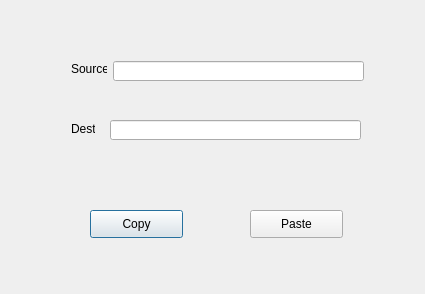
<?xml version="1.0" encoding="UTF-8"?>
<ui version="4.0">
 <class>Dialog</class>
 <widget class="QDialog" name="Dialog">
  <property name="geometry">
   <rect>
    <x>0</x>
    <y>0</y>
    <width>425</width>
    <height>294</height>
   </rect>
  </property>
  <property name="windowTitle">
   <string>Dialog</string>
  </property>
  <widget class="QLineEdit" name="lineEdit">
   <property name="geometry">
    <rect>
     <x>113</x>
     <y>61</y>
     <width>251</width>
     <height>20</height>
    </rect>
   </property>
  </widget>
  <widget class="QLabel" name="label">
   <property name="geometry">
    <rect>
     <x>71</x>
     <y>61</y>
     <width>36</width>
     <height>16</height>
    </rect>
   </property>
   <property name="minimumSize">
    <size>
     <width>36</width>
     <height>0</height>
    </size>
   </property>
   <property name="text">
    <string>Source</string>
   </property>
  </widget>
  <widget class="QPushButton" name="pushButton">
   <property name="geometry">
    <rect>
     <x>90</x>
     <y>210</y>
     <width>93</width>
     <height>28</height>
    </rect>
   </property>
   <property name="text">
    <string>Copy</string>
   </property>
  </widget>
  <widget class="QPushButton" name="pushButton_2">
   <property name="geometry">
    <rect>
     <x>250</x>
     <y>210</y>
     <width>93</width>
     <height>28</height>
    </rect>
   </property>
   <property name="text">
    <string>Paste</string>
   </property>
  </widget>
  <widget class="QLineEdit" name="lineEdit_2">
   <property name="geometry">
    <rect>
     <x>110</x>
     <y>120</y>
     <width>251</width>
     <height>20</height>
    </rect>
   </property>
  </widget>
  <widget class="QLabel" name="label_2">
   <property name="geometry">
    <rect>
     <x>71</x>
     <y>121</y>
     <width>24</width>
     <height>16</height>
    </rect>
   </property>
   <property name="text">
    <string>Dest</string>
   </property>
  </widget>
 </widget>
 <resources/>
 <connections>
  <connection>
   <sender>pushButton</sender>
   <signal>pressed()</signal>
   <receiver>lineEdit</receiver>
   <slot>selectAll()</slot>
   <hints>
    <hint type="sourcelabel">
     <x>141</x>
     <y>221</y>
    </hint>
    <hint type="destinationlabel">
     <x>140</x>
     <y>74</y>
    </hint>
   </hints>
  </connection>
  <connection>
   <sender>pushButton</sender>
   <signal>released()</signal>
   <receiver>lineEdit</receiver>
   <slot>copy()</slot>
   <hints>
    <hint type="sourcelabel">
     <x>169</x>
     <y>223</y>
    </hint>
    <hint type="destinationlabel">
     <x>175</x>
     <y>74</y>
    </hint>
   </hints>
  </connection>
  <connection>
   <sender>pushButton_2</sender>
   <signal>clicked()</signal>
   <receiver>lineEdit_2</receiver>
   <slot>paste()</slot>
   <hints>
    <hint type="sourcelabel">
     <x>297</x>
     <y>225</y>
    </hint>
    <hint type="destinationlabel">
     <x>303</x>
     <y>129</y>
    </hint>
   </hints>
  </connection>
 </connections>
</ui>
